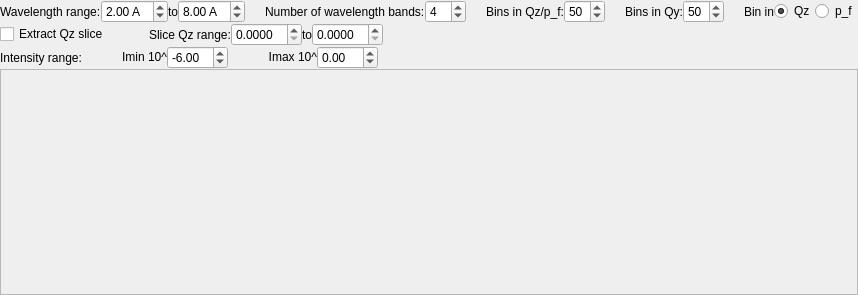
       <widget class="QWidget" name="gisansTab">
        <attribute name="title">
         <string>GISANS</string>
        </attribute>
        <layout class="QGridLayout" name="gridLayout_13">
         <property name="margin" stdset="0">
          <number>0</number>
         </property>
         <property name="spacing">
          <number>0</number>
         </property>
         <item row="0" column="0" colspan="2">
          <layout class="QHBoxLayout" name="horizontalLayout_14">
           <item>
            <layout class="QVBoxLayout" name="verticalLayout_25">
             <item>
              <layout class="QHBoxLayout" name="horizontalLayout_22">
               <item>
                <widget class="QLabel" name="label_47">
                 <property name="text">
                  <string>Wavelength range:</string>
                 </property>
                </widget>
               </item>
               <item>
                <widget class="QDoubleSpinBox" name="gisans_wl_min_spinbox">
                 <property name="suffix">
                  <string> A</string>
                 </property>
                 <property name="singleStep">
                  <double>0.500000000000000</double>
                 </property>
                 <property name="value">
                  <double>2.000000000000000</double>
                 </property>
                </widget>
               </item>
               <item>
                <widget class="QLabel" name="label_48">
                 <property name="text">
                  <string>to</string>
                 </property>
                </widget>
               </item>
               <item>
                <widget class="QDoubleSpinBox" name="gisans_wl_max_spinbox">
                 <property name="suffix">
                  <string> A</string>
                 </property>
                 <property name="singleStep">
                  <double>0.500000000000000</double>
                 </property>
                 <property name="value">
                  <double>8.000000000000000</double>
                 </property>
                </widget>
               </item>
               <item>
                <spacer name="horizontalSpacer_18">
                 <property name="orientation">
                  <enum>Qt::Horizontal</enum>
                 </property>
                 <property name="sizeHint" stdset="0">
                  <size>
                   <width>20</width>
                   <height>20</height>
                  </size>
                 </property>
                </spacer>
               </item>
               <item>
                <widget class="QLabel" name="label_49">
                 <property name="text">
                  <string>Number of wavelength bands:</string>
                 </property>
                </widget>
               </item>
               <item>
                <widget class="QSpinBox" name="gisans_wl_npts_spinbox">
                 <property name="value">
                  <number>4</number>
                 </property>
                </widget>
               </item>
               <item>
                <spacer name="horizontalSpacer_17">
                 <property name="orientation">
                  <enum>Qt::Horizontal</enum>
                 </property>
                 <property name="sizeHint" stdset="0">
                  <size>
                   <width>20</width>
                   <height>20</height>
                  </size>
                 </property>
                </spacer>
               </item>
               <item>
                <widget class="QLabel" name="label_51">
                 <property name="text">
                  <string>Bins in Qz/p_f:</string>
                 </property>
                </widget>
               </item>
               <item>
                <widget class="QSpinBox" name="gisans_qz_npts_spinbox">
                 <property name="singleStep">
                  <number>5</number>
                 </property>
                 <property name="value">
                  <number>50</number>
                 </property>
                </widget>
               </item>
               <item>
                <spacer name="horizontalSpacer_21">
                 <property name="orientation">
                  <enum>Qt::Horizontal</enum>
                 </property>
                 <property name="sizeHint" stdset="0">
                  <size>
                   <width>20</width>
                   <height>20</height>
                  </size>
                 </property>
                </spacer>
               </item>
               <item>
                <widget class="QLabel" name="label_52">
                 <property name="text">
                  <string>Bins in Qy:</string>
                 </property>
                </widget>
               </item>
               <item>
                <widget class="QSpinBox" name="gisans_qy_npts_spinbox">
                 <property name="singleStep">
                  <number>5</number>
                 </property>
                 <property name="value">
                  <number>50</number>
                 </property>
                </widget>
               </item>
               <item>
                <spacer name="horizontalSpacer_20">
                 <property name="orientation">
                  <enum>Qt::Horizontal</enum>
                 </property>
                 <property name="sizeHint" stdset="0">
                  <size>
                   <width>20</width>
                   <height>20</height>
                  </size>
                 </property>
                </spacer>
               </item>
               <item>
                <widget class="QLabel" name="label_50">
                 <property name="text">
                  <string>Bin in</string>
                 </property>
                </widget>
               </item>
               <item>
                <widget class="QRadioButton" name="gisans_qz_radio">
                 <property name="text">
                  <string>Qz</string>
                 </property>
                 <property name="checked">
                  <bool>true</bool>
                 </property>
                </widget>
               </item>
               <item>
                <widget class="QRadioButton" name="gisans_pf_radio">
                 <property name="text">
                  <string>p_f</string>
                 </property>
                </widget>
               </item>
              </layout>
             </item>
             <item>
              <layout class="QHBoxLayout" name="horizontalLayout_3">
               <property name="topMargin">
                <number>0</number>
               </property>
               <item>
                <widget class="QCheckBox" name="gisans_slice_checkbox">
                 <property name="text">
                  <string>Extract Qz slice</string>
                 </property>
                </widget>
               </item>
               <item>
                <spacer name="horizontalSpacer_22">
                 <property name="orientation">
                  <enum>Qt::Horizontal</enum>
                 </property>
                 <property name="sizeType">
                  <enum>QSizePolicy::Fixed</enum>
                 </property>
                 <property name="sizeHint" stdset="0">
                  <size>
                   <width>40</width>
                   <height>20</height>
                  </size>
                 </property>
                </spacer>
               </item>
               <item>
                <widget class="QLabel" name="label_44">
                 <property name="text">
                  <string>Slice Qz range:</string>
                 </property>
                </widget>
               </item>
               <item>
                <widget class="QDoubleSpinBox" name="gisans_qz_min_spinbox">
                 <property name="decimals">
                  <number>4</number>
                 </property>
                </widget>
               </item>
               <item>
                <widget class="QLabel" name="label_55">
                 <property name="text">
                  <string>to</string>
                 </property>
                </widget>
               </item>
               <item>
                <widget class="QDoubleSpinBox" name="gisans_qz_max_spinbox">
                 <property name="decimals">
                  <number>4</number>
                 </property>
                </widget>
               </item>
               <item>
                <spacer name="horizontalSpacer_25">
                 <property name="orientation">
                  <enum>Qt::Horizontal</enum>
                 </property>
                 <property name="sizeHint" stdset="0">
                  <size>
                   <width>40</width>
                   <height>20</height>
                  </size>
                 </property>
                </spacer>
               </item>
              </layout>
             </item>
             <item>
              <layout class="QHBoxLayout" name="horizontalLayout_20">
               <item>
                <widget class="QLabel" name="label_46">
                 <property name="text">
                  <string>Intensity range:</string>
                 </property>
                </widget>
               </item>
               <item>
                <spacer name="horizontalSpacer_14">
                 <property name="orientation">
                  <enum>Qt::Horizontal</enum>
                 </property>
                 <property name="sizeType">
                  <enum>QSizePolicy::Fixed</enum>
                 </property>
                 <property name="sizeHint" stdset="0">
                  <size>
                   <width>40</width>
                   <height>20</height>
                  </size>
                 </property>
                </spacer>
               </item>
               <item>
                <widget class="QLabel" name="label_16">
                 <property name="sizePolicy">
                  <sizepolicy hsizetype="Preferred" vsizetype="Fixed">
                   <horstretch>0</horstretch>
                   <verstretch>0</verstretch>
                  </sizepolicy>
                 </property>
                 <property name="text">
                  <string>Imin 10^</string>
                 </property>
                 <property name="alignment">
                  <set>Qt::AlignRight|Qt::AlignTrailing|Qt::AlignVCenter</set>
                 </property>
                </widget>
               </item>
               <item>
                <widget class="QDoubleSpinBox" name="gisansImin">
                 <property name="minimum">
                  <double>-20.000000000000000</double>
                 </property>
                 <property name="maximum">
                  <double>2.000000000000000</double>
                 </property>
                 <property name="singleStep">
                  <double>0.250000000000000</double>
                 </property>
                 <property name="value">
                  <double>-6.000000000000000</double>
                 </property>
                </widget>
               </item>
               <item>
                <spacer name="horizontalSpacer_16">
                 <property name="orientation">
                  <enum>Qt::Horizontal</enum>
                 </property>
                 <property name="sizeType">
                  <enum>QSizePolicy::Fixed</enum>
                 </property>
                 <property name="sizeHint" stdset="0">
                  <size>
                   <width>40</width>
                   <height>20</height>
                  </size>
                 </property>
                </spacer>
               </item>
               <item>
                <widget class="QLabel" name="label_32">
                 <property name="sizePolicy">
                  <sizepolicy hsizetype="Preferred" vsizetype="Fixed">
                   <horstretch>0</horstretch>
                   <verstretch>0</verstretch>
                  </sizepolicy>
                 </property>
                 <property name="text">
                  <string>Imax 10^</string>
                 </property>
                 <property name="alignment">
                  <set>Qt::AlignRight|Qt::AlignTrailing|Qt::AlignVCenter</set>
                 </property>
                </widget>
               </item>
               <item>
                <widget class="QDoubleSpinBox" name="gisansImax">
                 <property name="minimum">
                  <double>-20.000000000000000</double>
                 </property>
                 <property name="maximum">
                  <double>2.000000000000000</double>
                 </property>
                 <property name="singleStep">
                  <double>0.250000000000000</double>
                 </property>
                </widget>
               </item>
               <item>
                <spacer name="horizontalSpacer_15">
                 <property name="orientation">
                  <enum>Qt::Horizontal</enum>
                 </property>
                 <property name="sizeHint" stdset="0">
                  <size>
                   <width>40</width>
                   <height>20</height>
                  </size>
                 </property>
                </spacer>
               </item>
              </layout>
             </item>
            </layout>
           </item>
          </layout>
         </item>
         <item row="1" column="0" colspan="2">
          <widget class="QFrame" name="frame_gisans_mm">
           <property name="frameShape">
            <enum>QFrame::StyledPanel</enum>
           </property>
           <property name="frameShadow">
            <enum>QFrame::Raised</enum>
           </property>
           <layout class="QVBoxLayout" name="verticalLayout_21">
            <item>
             <layout class="QGridLayout" name="gridLayout_6">
              <item row="1" column="1">
               <widget class="MPLWidget" name="gisans_pm" native="true">
                <property name="sizePolicy">
                 <sizepolicy hsizetype="Preferred" vsizetype="Preferred">
                  <horstretch>0</horstretch>
                  <verstretch>1</verstretch>
                 </sizepolicy>
                </property>
                <property name="minimumSize">
                 <size>
                  <width>100</width>
                  <height>100</height>
                 </size>
                </property>
               </widget>
              </item>
              <item row="1" column="2">
               <widget class="MPLWidget" name="gisans_mp" native="true">
                <property name="minimumSize">
                 <size>
                  <width>100</width>
                  <height>100</height>
                 </size>
                </property>
               </widget>
              </item>
              <item row="0" column="2">
               <widget class="MPLWidget" name="gisans_mm" native="true">
                <property name="sizePolicy">
                 <sizepolicy hsizetype="Preferred" vsizetype="Preferred">
                  <horstretch>0</horstretch>
                  <verstretch>1</verstretch>
                 </sizepolicy>
                </property>
                <property name="minimumSize">
                 <size>
                  <width>100</width>
                  <height>100</height>
                 </size>
                </property>
               </widget>
              </item>
              <item row="0" column="1">
               <widget class="MPLWidget" name="gisans_pp" native="true">
                <property name="minimumSize">
                 <size>
                  <width>100</width>
                  <height>100</height>
                 </size>
                </property>
               </widget>
              </item>
             </layout>
            </item>
           </layout>
          </widget>
         </item>
        </layout>
       </widget>
